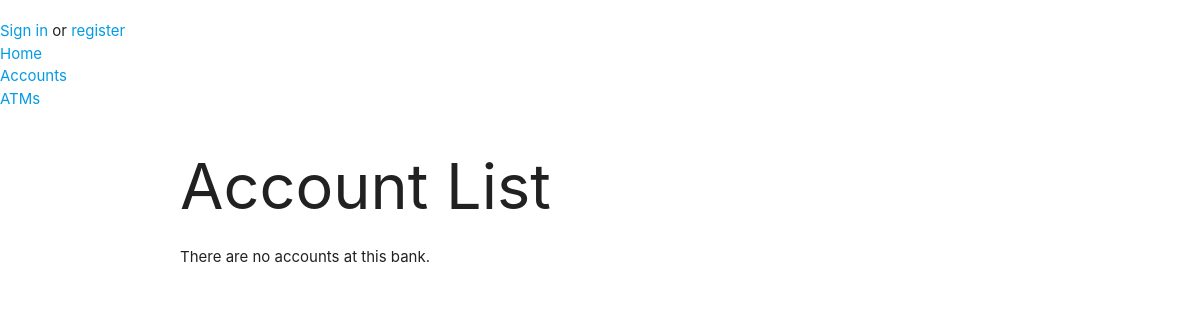
The page /catalog/accounts/ on the database as committed earlier.
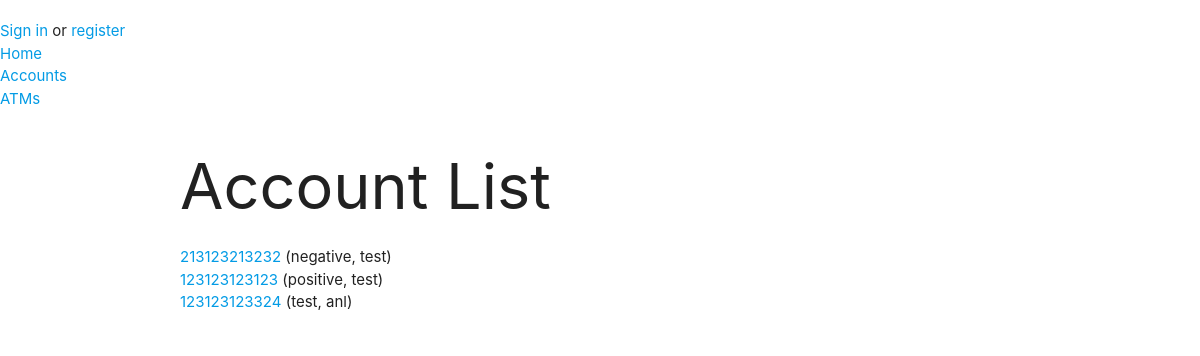
The same page on the database as committed later.
### catalog/models.py (models this page shows, shortened)
class Account(models.Model):
    account_number = models.CharField(
        primary_key=True,
        validators=[MinLengthValidator(12)],
        max_length=12,
        help_text='Enter Account Number')
    first_name = models.CharField(
        validators=[MinLengthValidator(1)],
        max_length=30,
        help_text='Enter first name for Account')
    last_name = models.CharField(
        validators=[MinLengthValidator(1)],
        max_length=30,
        help_text='Enter last name for Account')
    phone_number = models.CharField(
        validators=[MinLengthValidator(10)],
        max_length=10,
        help_text='Enter phone number for Account')
    balance = models.IntegerField(
        help_text='Balance for Account')
    """ Links account to a specific user """
    bank_user = models.ForeignKey(
        User,
        on_delete=models.SET_NULL,
        null=True,
        blank=True)
    def get_absolute_url(self):
        return reverse('account-detail', args=[str(self.account_number)])

### catalog/views.py (the view)
# urls.py: path('accounts/', views.AccountListView.as_view(), name='accounts'),
class AccountListView(generic.ListView):
    model = Account
    paginate_by = 25

### catalog/templates/catalog/account_list.html
{% extends "base_generic.html" %}
{% block content %}
  <h1>Account List</h1>
  {% if account_list %}
  <ul>
    {% for account in account_list %}
      <li>
        <a href="{{ account.get_absolute_url }}">{{ account.account_number }}</a> ({{account.last_name}}, {{account.first_name}})
      </li>
    {% endfor %}
  </ul>
  {% else %}
    <p>There are no accounts at this bank.</p>
  {% endif %}
{% endblock %}

### catalog/templates/base_generic.html (shortened to what this page needs)
<!DOCTYPE html>
<html lang="en">
<head>
  <link rel="stylesheet" href="https://cdnjs.cloudflare.com/ajax/libs/materialize/1.0.0/css/materialize.min.css">
  {% load static %}
  <link rel="stylesheet" href="{% static 'css/styles.css' %}">
</head>
<body>
  <div class="container-fluid">
    <div class="row">
      <div class="col-sm-2">
        {% block sidebar %}
        <ul class="sidebar-nav">
          {% if user.is_authenticated %}
            <li>User: {{ user.get_username }}</li>
            <li><a href="{% url 'logout'%}?next={{request.path}}">Logout</a></li>
          {% else %}
            <li><a href="{% url 'login'%}?next={{request.path}}">Sign in</a> or
                <a href="{% url 'register'%}?next={{request.path}}">register</a></li>
          {% endif %}
          <li><a href="{% url 'index' %}">Home</a></li>
          <li><a href="{% url 'accounts' %}">Accounts</a></li>
          <li><a href="">ATMs</a></li>
        </ul>
        {% endblock %}
      </div>
      <div class="col-sm-10">
        <div class="container">
          {% block content %}
          {% endblock %}
        </div>
      </div>
    </div>
  </div>
</body>
</html>

### catalog/static/css/styles.css (style rules this page uses)
.sidebar-nav { margin-top: 20px; padding: 0; list-style: none; }

Rows that differ between the two databases and show on the page:
added Account: account_number "213123213232", last_name "negative", first_name "test"
added Account: account_number "123123123123", last_name "positive", first_name "test"
added Account: account_number "123123123324", last_name "test", first_name "anl"
Other text that changed with them:
text no longer shown: "There are no accounts at this bank."
